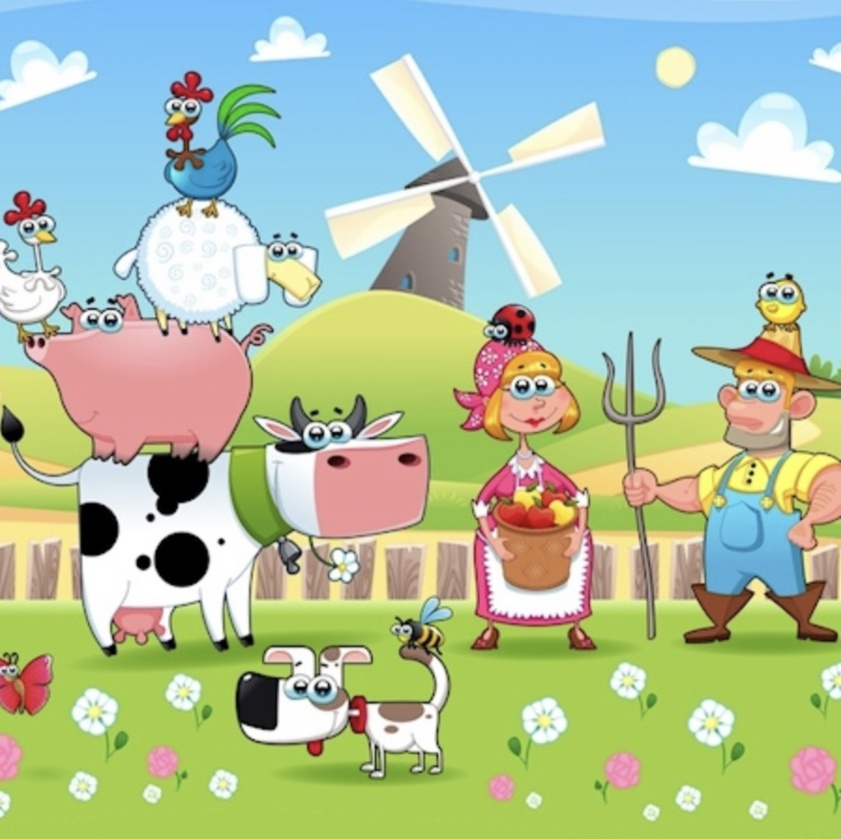
#> input picture Image1(1).jpg, 841 x 839 px, shrunk from 1307 x 1304 before the run
$ python 'Image Difference.py'
#> lines starting #> are read from the running program, lines starting #| are printed output that depends on the picture
#!/usr/bin/env python
# coding: utf-8

# In[2]:


import sys
import time

import PIL
from PIL import Image

start = time.time()

for i in range(10):
    print(i)
time.sleep(1)

img1 = Image.open(r"Image1(1).jpg")
#> img1 is the input picture: PIL image 841x839 RGB; mean R, G, B 172.8, 192.2, 161.8
img1.show()
# print(img1.size)

img2 = Image.open(r"Image2.jpg")
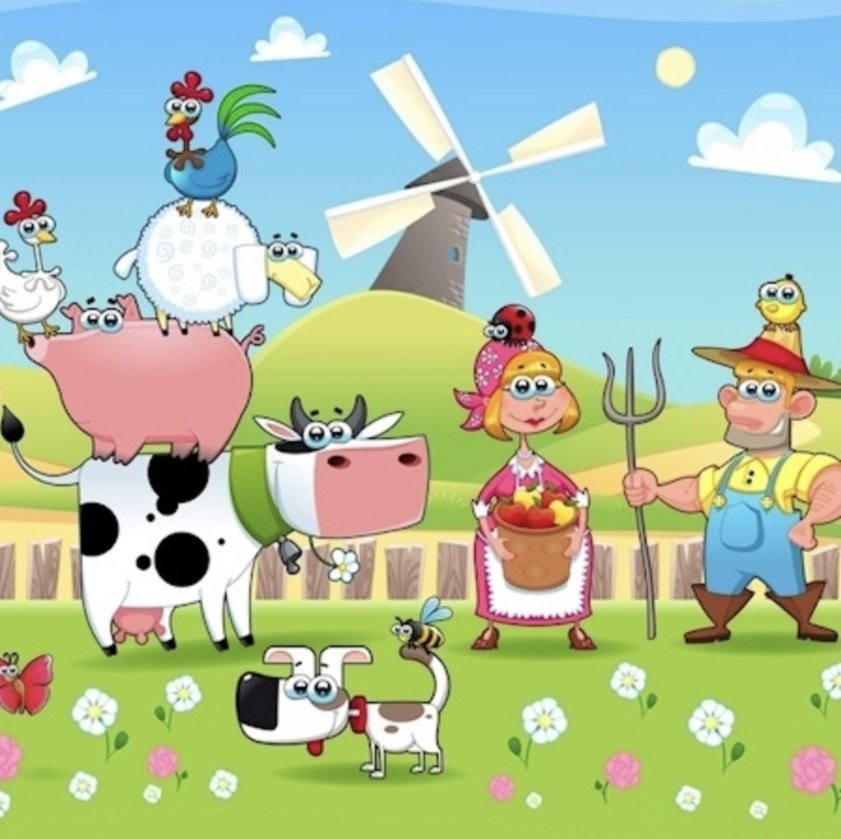
#> input picture Image2.jpg, 841 x 839 px, shrunk from 1307 x 1304 before the run
#> img2 is the input picture: PIL image 841x839 RGB; mean R, G, B 172.7, 192.2, 161.8
img2.show()
# print(img2.size)

diff = PIL.ImageChops.difference(img1, img2)
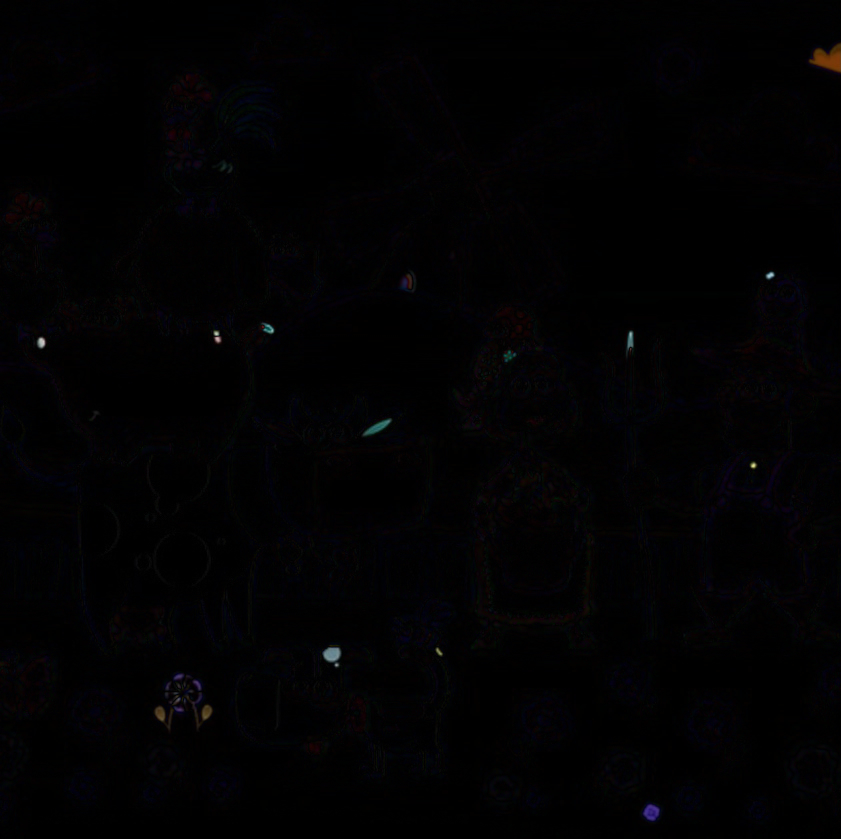
#> diff: PIL image 841x839 RGB; mean R, G, B 2, 1.6, 2.5
diff.show()

end = time.time()
print(f"Runtime of the program is {end - start}")


# In[ ]:
